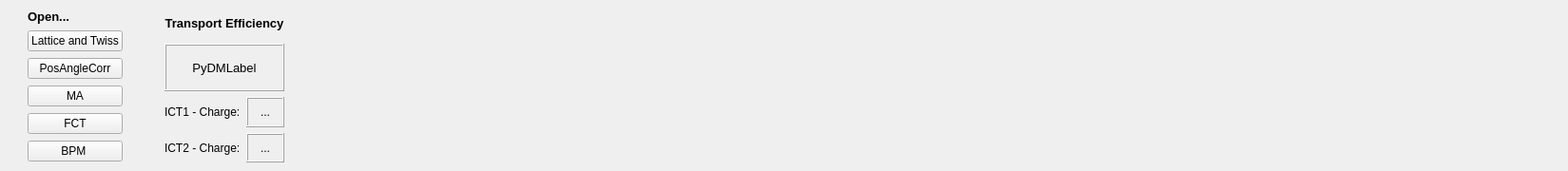
    <widget class="QFrame" name="frame_2">
     <property name="frameShape">
      <enum>QFrame::NoFrame</enum>
     </property>
     <property name="frameShadow">
      <enum>QFrame::Raised</enum>
     </property>
     <layout class="QGridLayout" name="gridLayout_9">
      <property name="leftMargin">
       <number>0</number>
      </property>
      <property name="topMargin">
       <number>0</number>
      </property>
      <property name="rightMargin">
       <number>0</number>
      </property>
      <property name="bottomMargin">
       <number>0</number>
      </property>
      <item row="0" column="2">
       <widget class="QWidget" name="widget_BTSApp" native="true">
        <property name="sizePolicy">
         <sizepolicy hsizetype="Preferred" vsizetype="Preferred">
          <horstretch>0</horstretch>
          <verstretch>0</verstretch>
         </sizepolicy>
        </property>
        <layout class="QVBoxLayout" name="verticalLayout">
         <item>
          <widget class="QLabel" name="label_BTSApp">
           <property name="sizePolicy">
            <sizepolicy hsizetype="Preferred" vsizetype="Maximum">
             <horstretch>0</horstretch>
             <verstretch>0</verstretch>
            </sizepolicy>
           </property>
           <property name="maximumSize">
            <size>
             <width>200</width>
             <height>16777215</height>
            </size>
           </property>
           <property name="styleSheet">
            <string notr="true">font-size:10pt;
font-weight:bold;</string>
           </property>
           <property name="text">
            <string>Open...</string>
           </property>
           <property name="alignment">
            <set>Qt::AlignLeading|Qt::AlignLeft|Qt::AlignVCenter</set>
           </property>
          </widget>
         </item>
         <item>
          <widget class="QPushButton" name="pushButton_LatticeAndTwiss">
           <property name="text">
            <string>Lattice and Twiss</string>
           </property>
          </widget>
         </item>
         <item>
          <widget class="QPushButton" name="pushButton_BTS_PosAngleCorrApp">
           <property name="text">
            <string>PosAngleCorr</string>
           </property>
          </widget>
         </item>
         <item>
          <widget class="QPushButton" name="pushButton_BTS_MAApp">
           <property name="text">
            <string>MA</string>
           </property>
          </widget>
         </item>
         <item>
          <widget class="QPushButton" name="pushButton_FCTApp">
           <property name="text">
            <string>FCT</string>
           </property>
          </widget>
         </item>
         <item>
          <widget class="QPushButton" name="pushButton_BTS_BPMApp">
           <property name="text">
            <string>BPM </string>
           </property>
          </widget>
         </item>
        </layout>
       </widget>
      </item>
      <item row="0" column="3">
       <spacer name="horizontalSpacer_19">
        <property name="orientation">
         <enum>Qt::Horizontal</enum>
        </property>
        <property name="sizeType">
         <enum>QSizePolicy::Expanding</enum>
        </property>
        <property name="sizeHint" stdset="0">
         <size>
          <width>20</width>
          <height>20</height>
         </size>
        </property>
       </spacer>
      </item>
      <item row="0" column="0">
       <spacer name="horizontalSpacer_20">
        <property name="orientation">
         <enum>Qt::Horizontal</enum>
        </property>
        <property name="sizeType">
         <enum>QSizePolicy::Expanding</enum>
        </property>
        <property name="sizeHint" stdset="0">
         <size>
          <width>20</width>
          <height>20</height>
         </size>
        </property>
       </spacer>
      </item>
      <item row="0" column="6">
       <spacer name="horizontalSpacer_21">
        <property name="orientation">
         <enum>Qt::Horizontal</enum>
        </property>
        <property name="sizeType">
         <enum>QSizePolicy::Expanding</enum>
        </property>
        <property name="sizeHint" stdset="0">
         <size>
          <width>20</width>
          <height>20</height>
         </size>
        </property>
       </spacer>
      </item>
      <item row="0" column="7">
       <widget class="QWidget" name="widget_lattice" native="true">
        <property name="minimumSize">
         <size>
          <width>1315</width>
          <height>180</height>
         </size>
        </property>
        <property name="maximumSize">
         <size>
          <width>1315</width>
          <height>180</height>
         </size>
        </property>
       </widget>
      </item>
      <item row="0" column="5">
       <widget class="QWidget" name="widget_ICTs" native="true">
        <property name="sizePolicy">
         <sizepolicy hsizetype="Preferred" vsizetype="Preferred">
          <horstretch>0</horstretch>
          <verstretch>0</verstretch>
         </sizepolicy>
        </property>
        <property name="minimumSize">
         <size>
          <width>0</width>
          <height>0</height>
         </size>
        </property>
        <layout class="QGridLayout" name="gridLayout">
         <item row="0" column="0" colspan="2">
          <widget class="QLabel" name="label_Efficiency_2">
           <property name="maximumSize">
            <size>
             <width>16777215</width>
             <height>16777215</height>
            </size>
           </property>
           <property name="styleSheet">
            <string notr="true">font-size:10pt;
font-weight:bold;</string>
           </property>
           <property name="text">
            <string>Transport Efficiency</string>
           </property>
           <property name="alignment">
            <set>Qt::AlignCenter</set>
           </property>
          </widget>
         </item>
         <item row="2" column="0">
          <widget class="QLabel" name="label_ICT1_3">
           <property name="maximumSize">
            <size>
             <width>200</width>
             <height>16777215</height>
            </size>
           </property>
           <property name="text">
            <string>ICT1 - Charge:</string>
           </property>
          </widget>
         </item>
         <item row="2" column="1">
          <widget class="QFrame" name="frame_ICT1_9">
           <property name="frameShape">
            <enum>QFrame::Box</enum>
           </property>
           <property name="frameShadow">
            <enum>QFrame::Raised</enum>
           </property>
           <layout class="QVBoxLayout" name="verticalLayout_26">
            <property name="spacing">
             <number>4</number>
            </property>
            <property name="leftMargin">
             <number>4</number>
            </property>
            <property name="topMargin">
             <number>4</number>
            </property>
            <property name="rightMargin">
             <number>4</number>
            </property>
            <property name="bottomMargin">
             <number>4</number>
            </property>
            <item>
             <widget class="PyDMLabel" name="PyDMLabel_ICT1_9">
              <property name="maximumSize">
               <size>
                <width>160</width>
                <height>16777215</height>
               </size>
              </property>
              <property name="toolTip">
               <string/>
              </property>
              <property name="whatsThis">
               <string/>
              </property>
              <property name="text">
               <string>...</string>
              </property>
              <property name="alignment">
               <set>Qt::AlignCenter</set>
              </property>
             </widget>
            </item>
           </layout>
          </widget>
         </item>
         <item row="3" column="0">
          <widget class="QLabel" name="label_ICT2_3">
           <property name="maximumSize">
            <size>
             <width>200</width>
             <height>16777215</height>
            </size>
           </property>
           <property name="text">
            <string>ICT2 - Charge:</string>
           </property>
          </widget>
         </item>
         <item row="3" column="1">
          <widget class="QFrame" name="frame_ICT2_3">
           <property name="frameShape">
            <enum>QFrame::Box</enum>
           </property>
           <property name="frameShadow">
            <enum>QFrame::Raised</enum>
           </property>
           <layout class="QVBoxLayout" name="verticalLayout_27">
            <property name="spacing">
             <number>4</number>
            </property>
            <property name="leftMargin">
             <number>4</number>
            </property>
            <property name="topMargin">
             <number>4</number>
            </property>
            <property name="rightMargin">
             <number>4</number>
            </property>
            <property name="bottomMargin">
             <number>4</number>
            </property>
            <item>
             <widget class="PyDMLabel" name="PyDMLabel_ICT2_3">
              <property name="maximumSize">
               <size>
                <width>160</width>
                <height>16777215</height>
               </size>
              </property>
              <property name="toolTip">
               <string/>
              </property>
              <property name="whatsThis">
               <string/>
              </property>
              <property name="text">
               <string>...</string>
              </property>
              <property name="alignment">
               <set>Qt::AlignCenter</set>
              </property>
             </widget>
            </item>
           </layout>
          </widget>
         </item>
         <item row="1" column="0" colspan="2">
          <widget class="QFrame" name="frame_TransportEfficiency_3">
           <property name="sizePolicy">
            <sizepolicy hsizetype="Preferred" vsizetype="Preferred">
             <horstretch>0</horstretch>
             <verstretch>0</verstretch>
            </sizepolicy>
           </property>
           <property name="minimumSize">
            <size>
             <width>0</width>
             <height>50</height>
            </size>
           </property>
           <property name="frameShape">
            <enum>QFrame::Box</enum>
           </property>
           <property name="frameShadow">
            <enum>QFrame::Raised</enum>
           </property>
           <layout class="QVBoxLayout" name="verticalLayout_28">
            <property name="spacing">
             <number>4</number>
            </property>
            <property name="leftMargin">
             <number>4</number>
            </property>
            <property name="topMargin">
             <number>4</number>
            </property>
            <property name="rightMargin">
             <number>4</number>
            </property>
            <property name="bottomMargin">
             <number>4</number>
            </property>
            <item>
             <widget class="PyDMLabel" name="PyDMLabel_TransportEfficiency_3">
              <property name="maximumSize">
               <size>
                <width>16777215</width>
                <height>16777215</height>
               </size>
              </property>
              <property name="toolTip">
               <string/>
              </property>
              <property name="whatsThis">
               <string/>
              </property>
              <property name="styleSheet">
               <string notr="true">font-size:10pt;
</string>
              </property>
              <property name="text">
               <string>PyDMLabel</string>
              </property>
              <property name="alignment">
               <set>Qt::AlignCenter</set>
              </property>
              <property name="channel">
               <string>ca://TEST:Eff</string>
              </property>
             </widget>
            </item>
           </layout>
          </widget>
         </item>
        </layout>
       </widget>
      </item>
     </layout>
    </widget>
